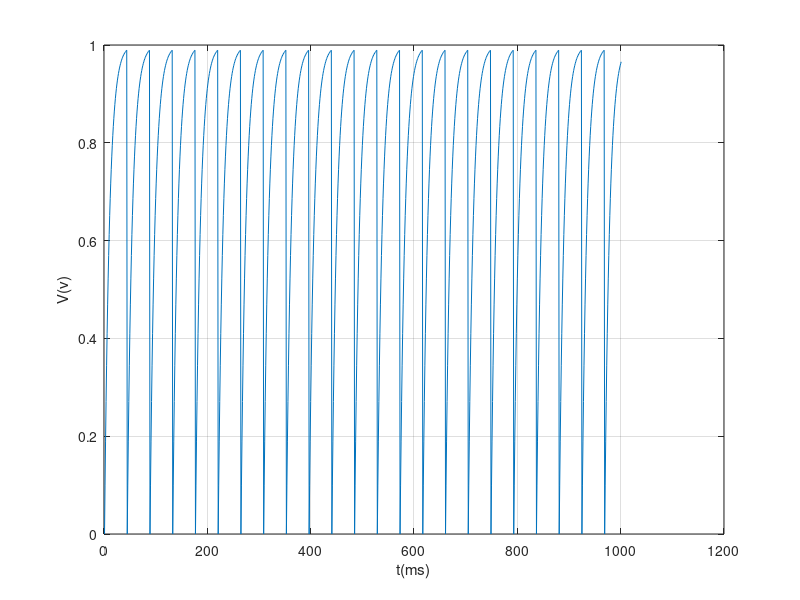

MATLAB code to generate this figure:
% plotting LIF model
h   = 0.001;   
I   = 1; 
R   =1;                   
Tm  =0.01;                  
tend=1000;  
V(1)=0;
    
  for t=1:tend; 
   V(t+1,1) = (1/(Tm))* [ -( V(t) ) + (R*I) ]*h  + V(t);  %  LIF Model : Tm * dV/dt  = -V(t)+ R*I
    if V(t+1)>=0.99
        V(t+1)=0;
    end
  end
  t=1:tend+1;
  plot(t,V);grid on;xlabel('t(ms)');ylabel('V(v)'); % OR plot(t*h,V);grid on;xlabel('t(s)');ylabel('V(v)');